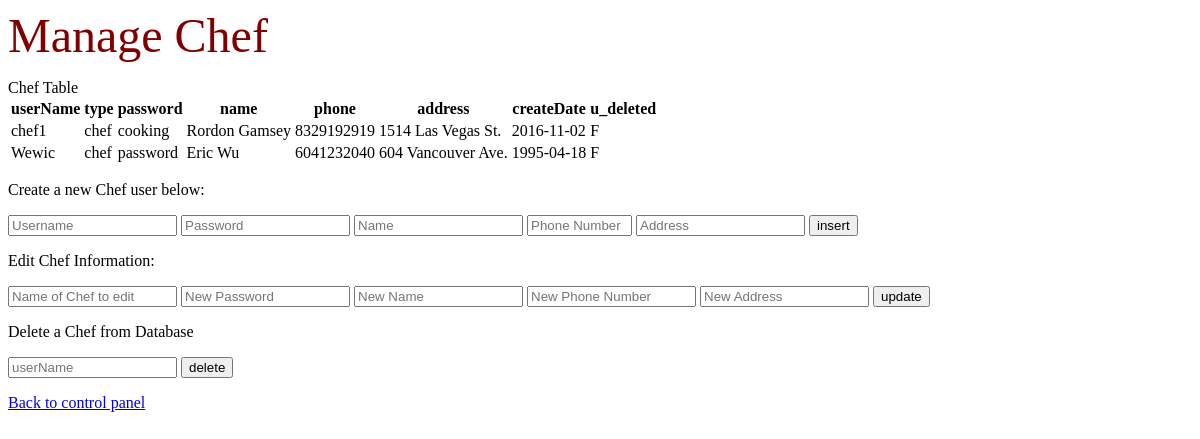
Page /managechef.php on the earlier database version.
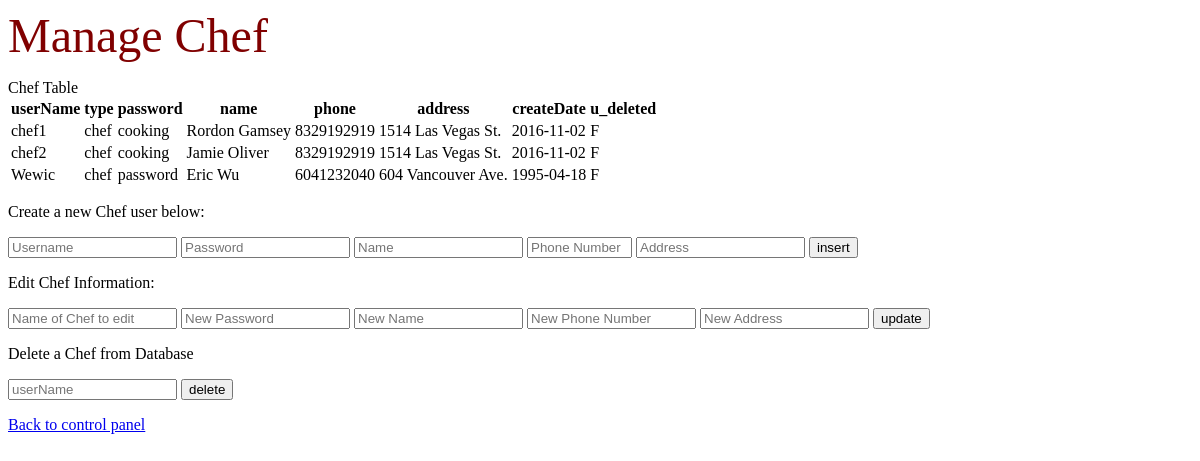
Same page on the later database version.
### tables this page shows
CREATE TABLE Users
	(userName VARCHAR(20),
	type VARCHAR(8) NOT NULL,
	password VARCHAR(20) NOT NULL,
	name VARCHAR(40) NOT NULL,
	phone CHAR(10) NULL,
	address VARCHAR(40) NULL,
	createDate DATE NOT NULL,
	u_deleted CHAR(1) NOT NULL,
	PRIMARY KEY (userName));

### managechef.php (the view, shortened to what this page needs)
<?php include "base.php"; ?>
<DOCTYPE html>
<html>
</head>
<body>
<p> <font size = "20" color = maroon >  Manage Chef</font></p>
<?php
function printResult($chef_result) {
     echo "<table><tr>
     <th>userName</th>
     <th>type</th>
     <th>password</th>
     <th>name</th>
     <th>phone</th>
     <th>address</th>
     <th>createDate</th>
     <th>u_deleted</th>
     </tr>";
     while($row = $chef_result->fetch_assoc()) {
         echo "<tr>
         <td>" . $row["userName"] . "</td>
         <td>" . $row["type"] . "</td>
         <td>" . $row["password"] . "</td>
         <td>" . $row["name"] . "</td>
		 <td>" . $row["phone"] . "</td>
         <td>" . $row["address"] . "</td>
         <td>" . $row["createDate"] . "</td>
         <td>" . $row["u_deleted"] . "</td>
         </tr>";
    	 }
     echo "</table>";
}
if ($conn) {
    echo 'Chef Table';
	$chef_sql = "SELECT * FROM Users WHERE type = 'chef'";
	$chef_result = $conn->query($chef_sql);
	printResult($chef_result);
} else {
	echo "cannot connect";
}
?>
<p>Create a new Chef user below:</p>
<form method="POST" action="managechef.php">
   <p>
   <input type="text" name="username" size="18" placeholder="Username" required>
   <input type="text" name="password" size="18" placeholder="Password" required>
   <input type="text" name="name" size="18" placeholder="Name" required>
   <input type="text" name="phone" size="10" placeholder="Phone Number" required>
   <input type="text" name="address" size="18" placeholder="Address" required>
<input type="submit" value="insert" name="insertsubmit"></p>
</form>
<p> Edit Chef Information: </p>
<form method="POST" action="managechef.php">
   <p><input type="text" name="edUser" size="18" placeholder="Name of Chef to edit">
   <input type="text" name="edPassword" placeholder="New Password" size="18">
   <input type="text" name="edName" placeholder="New Name" size="18">
   <input type="text" name="edPhone" placeholder="New Phone Number" size="18">
   <input type="text" name="edAddress" placeholder="New Address" size="18">
<input type="submit" value="update" name="updatesubmit"></p>
</form>
<p> Delete a Chef from Database</p>
<form method="POST" action="managechef.php">
   <p><input type="text" name="delName" size="18" placeholder="userName">
<input type="submit" value="delete" name="deletesubmit"></p>
</form>
<a href="index.php"> Back to control panel
</body>
</html>

Differences in the rows shown:
added users: userName "chef2", type "chef", password "cooking", name "Jamie Oliver", phone "8329192919", address "1514 Las Vegas St.", createDate "2016-11-02", u_deleted "F"
